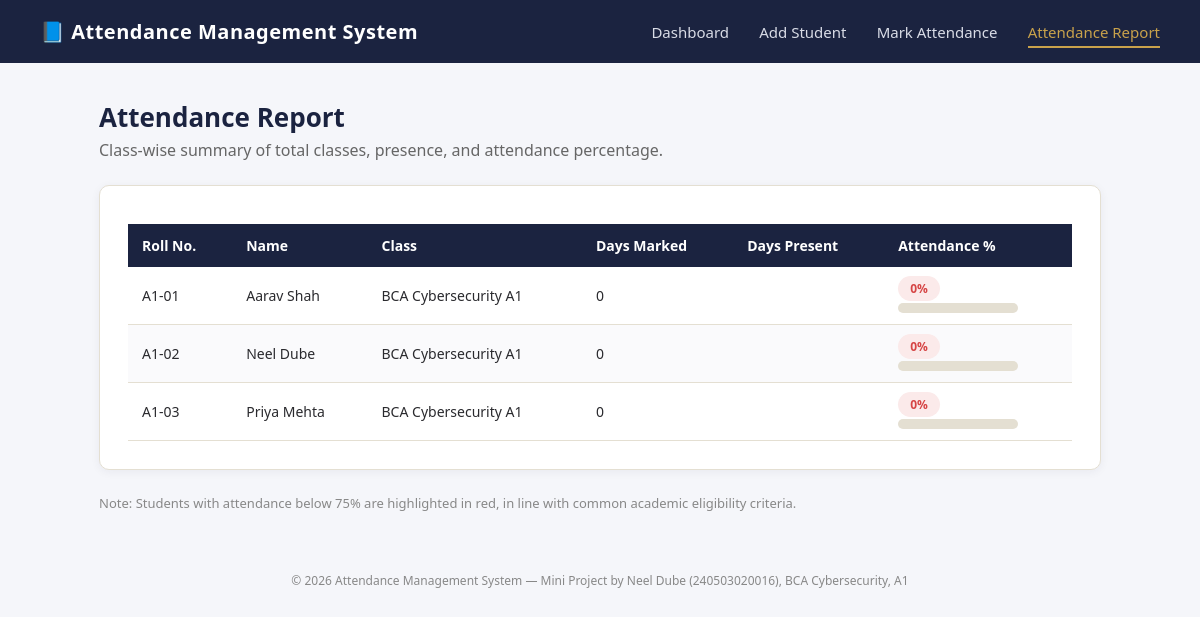
Screenshot of /attendance_report.php with the database file from the repository.
### tables this page shows
CREATE TABLE IF NOT EXISTS students (
    student_id   INT AUTO_INCREMENT PRIMARY KEY,
    roll_no      VARCHAR(20)  NOT NULL UNIQUE,
    full_name    VARCHAR(100) NOT NULL,
    class_name   VARCHAR(50)  NOT NULL,
    email        VARCHAR(100),
    created_at   TIMESTAMP DEFAULT CURRENT_TIMESTAMP
);

### attendance_report.php (the view, shortened to what this page needs)
<?php
include 'db_connect.php';
include 'includes/header.php';
$query = "
    SELECT
        s.student_id,
        s.roll_no,
        s.full_name,
        s.class_name,
        COUNT(a.attendance_id) AS total_marked,
        SUM(a.status = 'Present') AS total_present,
        ROUND(
            IFNULL(SUM(a.status = 'Present') / NULLIF(COUNT(a.attendance_id), 0) * 100, 0), 1
        ) AS attendance_pct
    FROM students s
    LEFT JOIN attendance a ON a.student_id = s.student_id
    GROUP BY s.student_id
    ORDER BY s.roll_no
";
$result = $conn->query($query);
?>
<h1 class="page-title">Attendance Report</h1>
<p class="page-sub">Class-wise summary of total classes, presence, and attendance percentage.</p>
<div class="card">
    <table>
        <thead>
            <tr>
                <th>Roll No.</th>
                <th>Name</th>
                <th>Class</th>
                <th>Days Marked</th>
                <th>Days Present</th>
                <th>Attendance %</th>
            </tr>
        </thead>
        <tbody>
        <?php while ($row = $result->fetch_assoc()):
            $pct = (float) $row['attendance_pct'];
            $badgeClass = $pct >= 75 ? 'badge-present' : 'badge-absent';
        ?>
            <tr>
                <td><?= htmlspecialchars($row['roll_no']) ?></td>
                <td><?= htmlspecialchars($row['full_name']) ?></td>
                <td><?= htmlspecialchars($row['class_name']) ?></td>
                <td><?= $row['total_marked'] ?></td>
                <td><?= $row['total_present'] ?></td>
                <td>
                    <span class="badge <?= $badgeClass ?>"><?= $pct ?>%</span>
                    <div class="pct-bar-track" style="margin-top:6px;">
                    </div>
                </td>
            </tr>
        <?php endwhile; ?>
        </tbody>
    </table>
</div>
<p style="font-size:13px; color:#888;">
    Note: Students with attendance below 75% are highlighted in red, in line with common academic eligibility criteria.
</p>
<?php include 'includes/footer.php'; ?>

### style.css (style rules this page uses)
:root { --navy: #1B2340; --navy-light: #2A345C; --gold: #C9A24B; --cream: #FBF7EE; --ink: #2A2A2E; --success: #1F9D55; --danger: #D64545; --border: #E4DFD2; }
* { box-sizing: border-box; }
body { margin: 0; font-family: 'Segoe UI', Calibri, Arial, sans-serif; background: #F5F6FA; color: var(--ink); }
h1.page-title { color: var(--navy); font-size: 26px; margin-bottom: 4px; }
p.page-sub { color: #666; margin-top: 0; margin-bottom: 24px; }
.card { background: #fff; border: 1px solid var(--border); border-radius: 10px; padding: 28px; margin-bottom: 24px; box-shadow: 0 2px 10px rgba(27,35,64,0.06); }
table { width: 100%; border-collapse: collapse; margin-top: 10px; font-size: 14px; }
thead th { background: var(--navy); color: #fff; text-align: left; padding: 12px 14px; }
tbody td { padding: 11px 14px; border-bottom: 1px solid var(--border); }
tbody tr:nth-child(even) { background: #FAFAFC; }
.badge { padding: 4px 12px; border-radius: 20px; font-size: 12px; font-weight: 700; }
.badge-absent { background: #FBEAEA; color: var(--danger); }
.pct-bar-track { background: #E4DFD2; border-radius: 20px; height: 10px; width: 120px; overflow: hidden; }

### rows the page displays
students: roll_no "A1-01", full_name "Aarav Shah", class_name "BCA Cybersecurity A1", total_marked "0", pct "0"
students: roll_no "A1-02", full_name "Neel Dube", class_name "BCA Cybersecurity A1", total_marked "0", pct "0"
students: roll_no "A1-03", full_name "Priya Mehta", class_name "BCA Cybersecurity A1", total_marked "0", pct "0"
